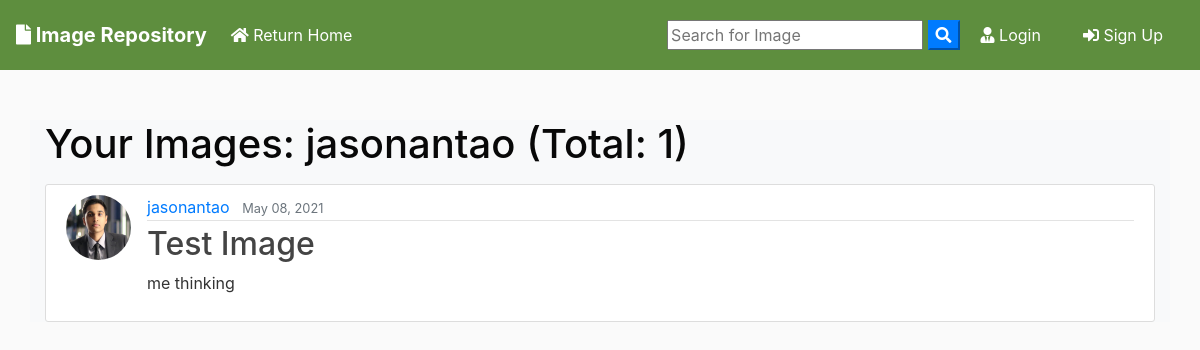
Screenshot of /user/jasonantao with the database file from the repository.
### blog/models.py (models this page shows, shortened)
class Post(models.Model):
	title = models.CharField(max_length=100)
	file = models.FileField(null=True,blank=True,upload_to='Files')
	content = models.TextField()
	date_posted = models.DateTimeField(default=timezone.now)
	author = models.ForeignKey(User, on_delete=models.CASCADE)

### users/models.py (models this page shows, shortened)
class Profile(models.Model):
    user = models.OneToOneField(User, on_delete=models.CASCADE)
    image = models.ImageField(default='default.jpg', upload_to='profile_pics')

### blog/views.py (the view)
# urls.py: path('user/<str:username>', UserPostListView.as_view(), name='user-posts'),
class UserPostListView(ListView):
    model = Post
    template_name = 'blog/user_posts.html'  # <app>/<model>_<viewtype>.html
    context_object_name = 'posts'
    paginate_by = 2
    def get_queryset(self):
        user = get_object_or_404(User, username=self.kwargs.get('username'))
        return Post.objects.filter(author=user).order_by('-date_posted')

### blog/templates/blog/user_posts.html (shortened to what this page needs)
{% extends "blog/base.html" %}
{% block content %}
    <h1 class="mb-3 bg-light" style="color: rgb(8, 8, 8);">Your Images: {{ view.kwargs.username }} (Total: {{ page_obj.paginator.count }})</h1>
    {% for post in posts %}
        <article class="media content-section">
          <img class="rounded-circle article-img" src="{{ post.author.profile.image.url }}">
          <div class="media-body">
            <div class="article-metadata">
              <a class="mr-2" href="{% url 'user-posts' post.author.username %}">{{ post.author }}</a>
              <small class="text-muted">{{ post.date_posted|date:"F d, Y" }}</small>
            </div>
            <h2><a class="article-title" href="{% url 'post-detail' post.id %}">{{ post.title }}</a></h2>
            <p class="article-content">{{ post.content }}</p>
          </div>
        </article>
    {% endfor %}
{% endblock content %}

### blog/static/blog/main.css (style rules this page uses)
body { background: #fafafa; color: #333333; margin-top: 0; }
h1, h2, h3, h4, h5, h6 { color: #444444; }
.content-section { background: #ffffff; padding: 10px 20px; border: 1px solid #dddddd; border-radius: 3px; margin-bottom: 20px; }
.article-title { color: #444444; }
.article-content { white-space: pre-line; }
.article-img { height: 65px; width: 65px; margin-right: 16px; }
.article-metadata { padding-bottom: 1px; margin-bottom: 4px; border-bottom: 1px solid #e3e3e3 }

### rows the page displays
Post: author.profile.image (placeholder picture), author "jasonantao", date_posted "May 08, 2021", title "Test Image", content "me thinking"

### other values shown
{{ view.kwargs.username }} "jasonantao"
{{ page_obj.paginator.count }} "1"
